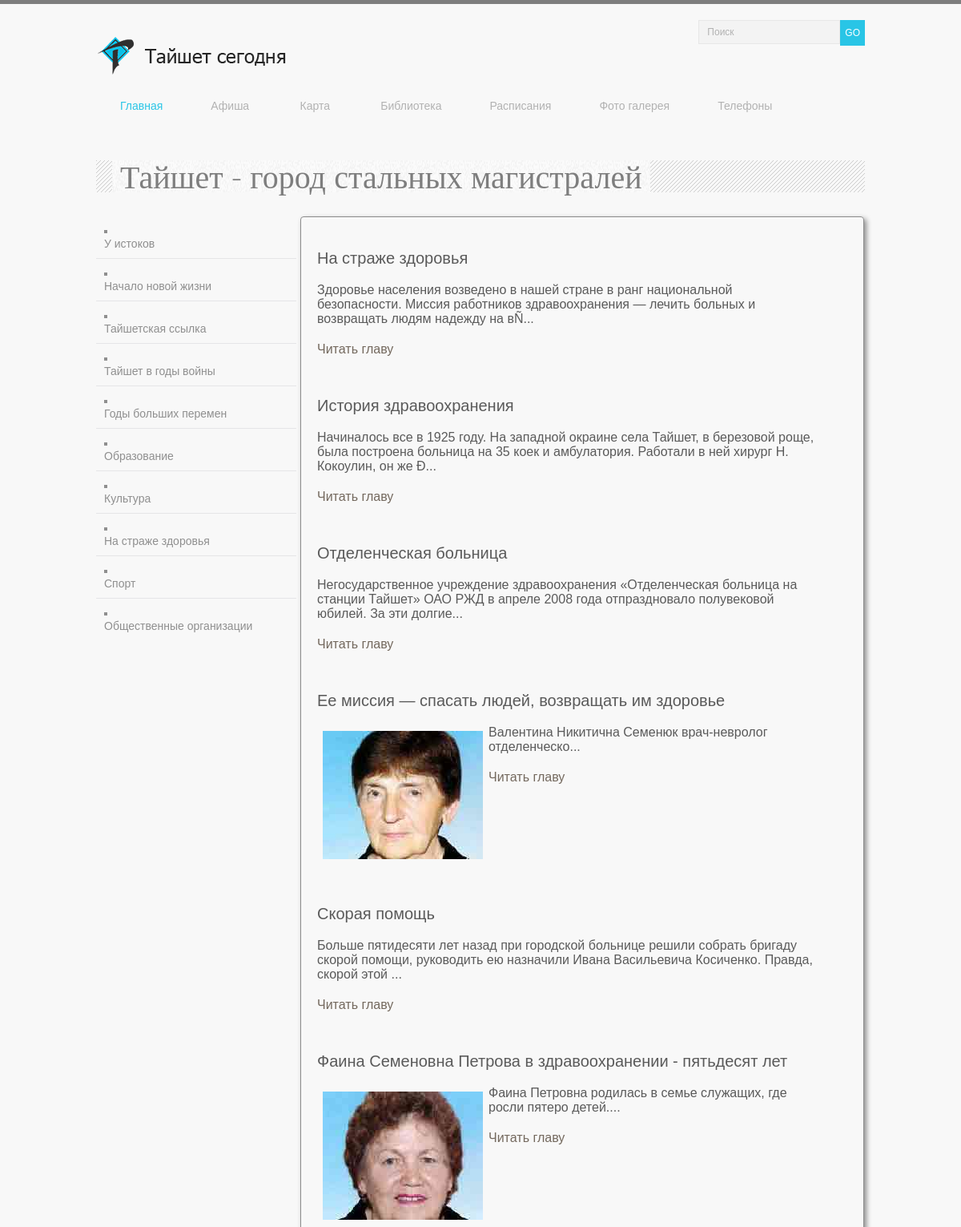
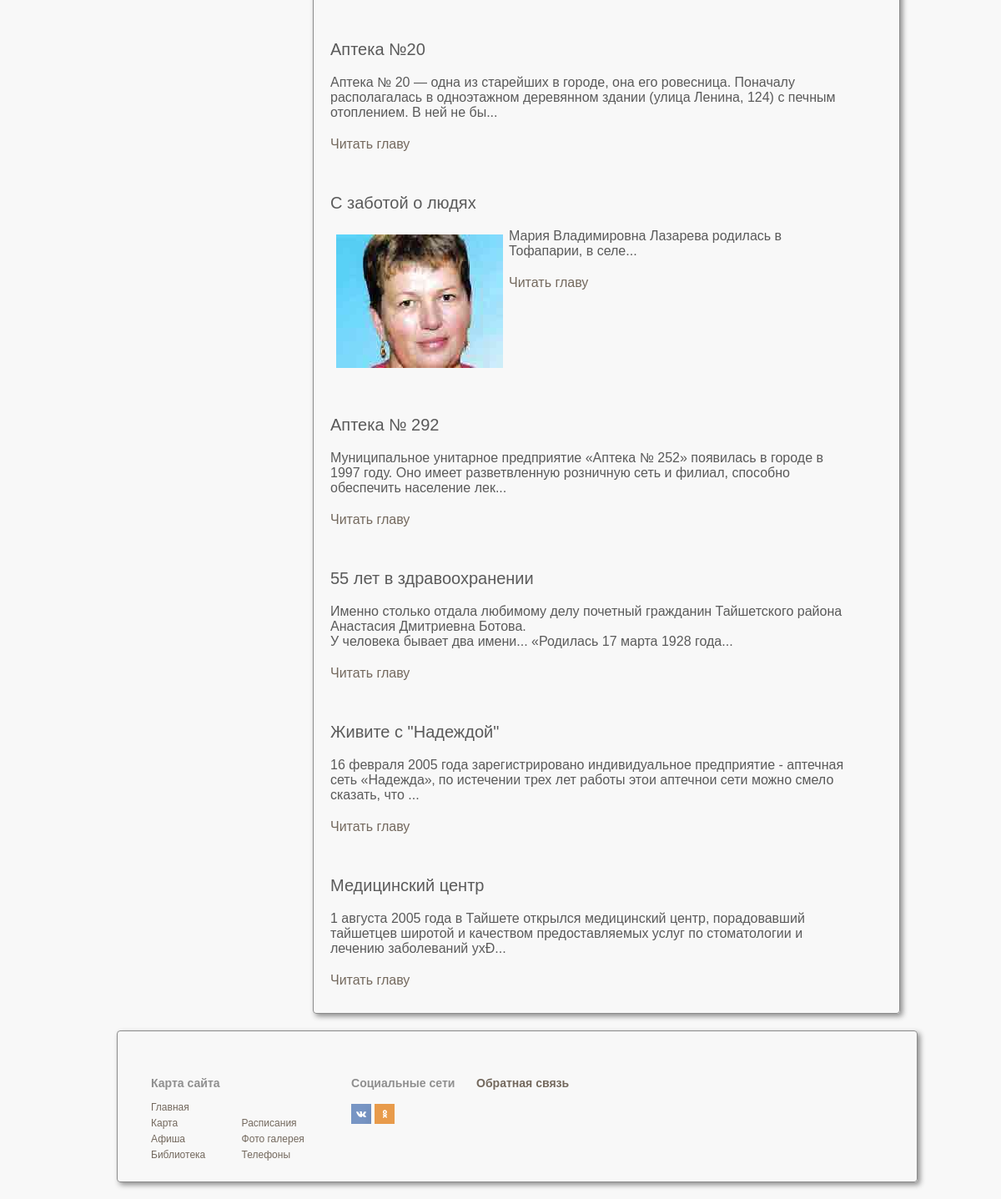
The page /tayshet_gorod_stalnykh_magistraley_na_strazhe_zdorovya.php on the database its author committed (2 pictures, top to bottom).
### tables this page shows
CREATE TABLE stocks ( id INTEGER PRIMARY KEY, text TEXT, img TEXT, zag TEXT, date TEXT, link TEXT);

### bookPages/blockGorodNine.php (the view)
<div class="pageBookBlock">
	<?php
	$start = "novosti";
    $db = new PDO("sqlite:admin/post3.db");
  if($_GET['novosti']=="click" or $start=="novosti") {
   $res = $db->query("SELECT * FROM stocks WHERE id > 62 LIMIT 12;");
   if($_GET['news']=="click") { $start = "novosti";
    $fog = $_GET['nom'];
  	$res = $db->query("SELECT * FROM stocks WHERE id=$fog;");
	foreach ($res as $array)
         {
	echo("<div><a href=\"index.php\">Вернуться на главную</a></div><div class=\"zagol\">".$array['zag']."</div><div class=\"text\">".stripcslashes($array['text'])."</div>");
         }
		 }
   else{
   foreach ($res as $array)
         {
		 if(strlen($array['text'])>300) { $osnovtexti = substr($array['text'],0,300);
		 $osnovtext = stripcslashes($osnovtexti."..."); }
		 else { $osnovtext = stripcslashes($array['text']); }
         echo("<div class=\"smallBlogArticle\">");
         echo("<p class=\"zagol\">".$array['zag']."</p>");
		 echo("<p>".$osnovtext."</p>");
	   if(strlen($array['text'])>300){
		 echo("<div class=\"text\"><a href=\"/".$array['id']."\">Читать главу</a></div>");}
		 echo("</div>");
         }
       }
     }
	?>
</div>

### css/main.css (style rules this page uses)
*,legend { box-sizing:border-box }
header,img { padding:20px 0 }
html { font-family:sans-serif;-ms-text-size-adjust:100%;-webkit-text-size-adjust:100% }
a { background-color:transparent }
img { border-style:none }
body { color:#8f8f8f;font:12px Tahoma,sans-serif;background-color:#f8f8f8;border-top:5px solid #7e7e7e;margin:0 }
p { margin:20px 0 }
#form a,a { text-decoration:none }
.pageBookBlock,.pageBookBlockMain { text-overflow:ellipsis;box-shadow:3px 3px 6px 0 #8c8c8c;margin:0 0 0 5px;font:400 16px/1 "Times New Roman",Times,serif;box-sizing:content-box;padding:10px;display:inline-block }
.pageBookBlock { width:71%;border:1px solid #8c8c8c;border-radius:4px }
.smallBlogArticle { box-sizing:content-box;width:91%;padding:10px;margin-bottom:10px;overflow:hidden;font:normal normal normal 16px/18px Arial,Times,serif;color:#5a5a5a;text-align:left;display:inline-block;vertical-align:top }
.zagol,.zagolPages { font:normal normal normal 20px/22px Arial,Times,serif }
a { color:#73685d }

### rows shown on the page
stocks: zag "На страже здоровья", text "Здоровье населения возведено в нашей стране в ранг национальной безопасности. Миссия работников здравоохранения — лечить больных и возвращать людям надежду на вÑ..."
stocks: zag "История здравоохранения", text "Начиналось все в 1925 году. На западной окраине села Тайшет, в березовой роще, была построена больница на 35 коек и амбулатория. Работали в ней хирург Н. Кокоулин, он же Ð..."
stocks: zag "Отделенческая больница", text "Негосударственное учреждение здравоохранения «Отделенческая больница на станции Тайшет» ОАО РЖД в апреле 2008 года отпраздновало полувековой юбилей. За эти долгие..."
stocks: zag "Ее миссия — спасать людей, возвращать им здоровье", text (picture), text "Валентина Никитична Семенюк врач-невролог отделенческо..."
stocks: zag "Скорая помощь", text "Больше пятидесяти лет назад при городской больнице решили собрать бригаду скорой помощи, руководить ею назначили Ивана Васильевича Косиченко. Правда, скорой этой ..."
stocks: zag "Фаина Семеновна Петрова в здравоохранении - пятьдесят лет", text (picture), text "Фаина Петровна родилась в семье служащих, где росли пятеро детей...."
stocks: zag "Аптека №20", text "Аптека № 20 — одна из старейших в городе, она его ровесница. Поначалу располагалась в одноэтажном деревянном здании (улица Ленина, 124) с печным отоплением. В ней не бы..."
stocks: zag "С заботой о людях", text (picture), text "Мария Владимировна Лазарева родилась в Тофапарии, в селе..."
stocks: zag "Аптека № 292", text "Муниципальное унитарное предприятие «Аптека № 252» появилась в городе в 1997 году. Оно имеет разветвленную розничную сеть и филиал, способно обеспечить население лек..."
stocks: zag "55 лет в здравоохранении", text "Именно столько отдала любимому делу почетный гражданин Тайшетского района Анастасия Дмитриевна Ботова. У человека бывает два имени... «Родилась 17 марта 1928 года..."
stocks: zag "Живите с \"Надеждой\"", text "16 февраля 2005 года зарегистрировано индивидуальное предприятие - аптечная сеть «Надежда»‚ по истечении трех лет работы этои аптечнои сети можно смело сказать, что ..."
stocks: zag "Медицинский центр", text "1 августа 2005 года в Тайшете открылся медицинский центр, порадовавший тайшетцев широтой и качеством предоставляемых услуг по стоматологии и лечению заболеваний ухÐ..."

### other values the page prints
$menu[0][0] "Главная"
$menu[1][0] "Афиша"
$menu[6][0] "Карта"
$menu[2][0] "Библиотека"
$menu[3][0] "Расписания"
$menu[4][0] "Фото галерея"
$menu[5][0] "Телефоны"
